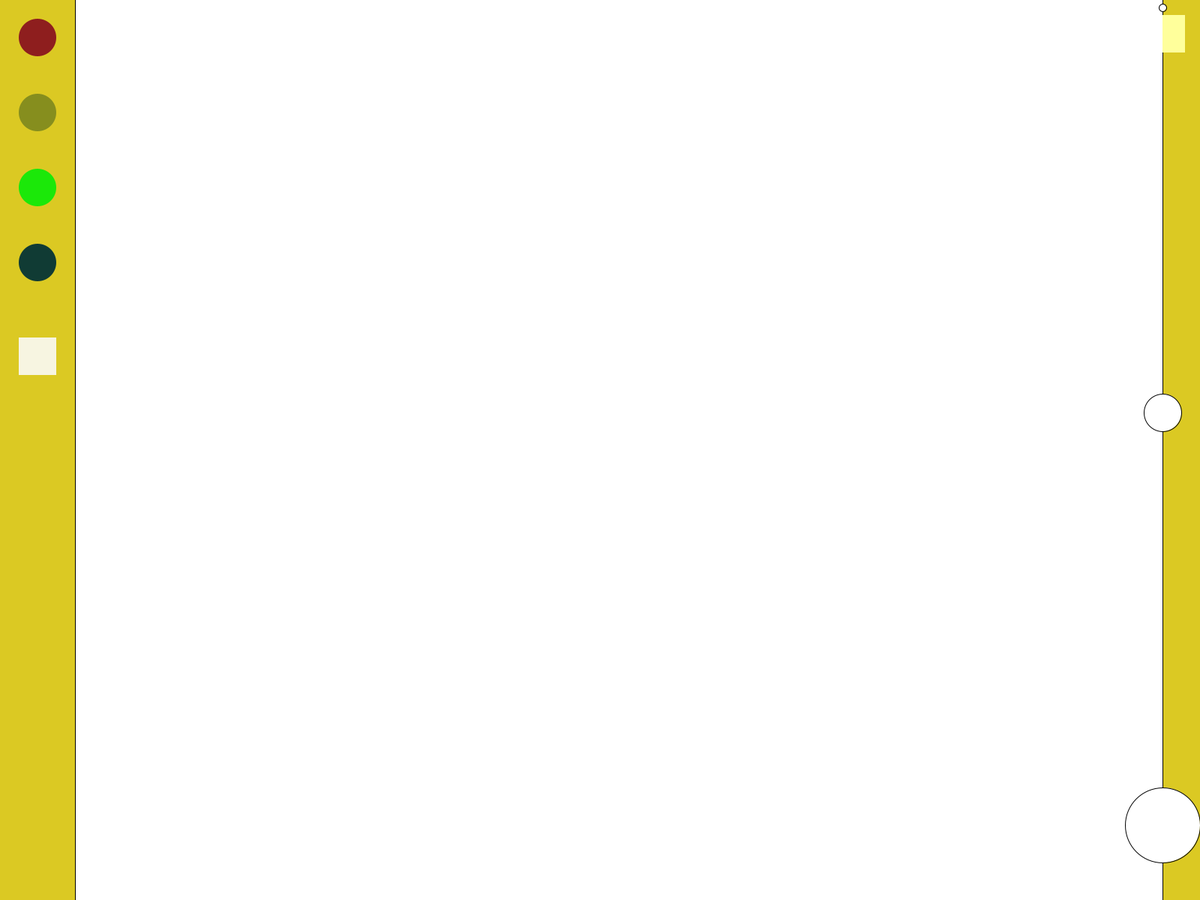
Frame 1 (no input)
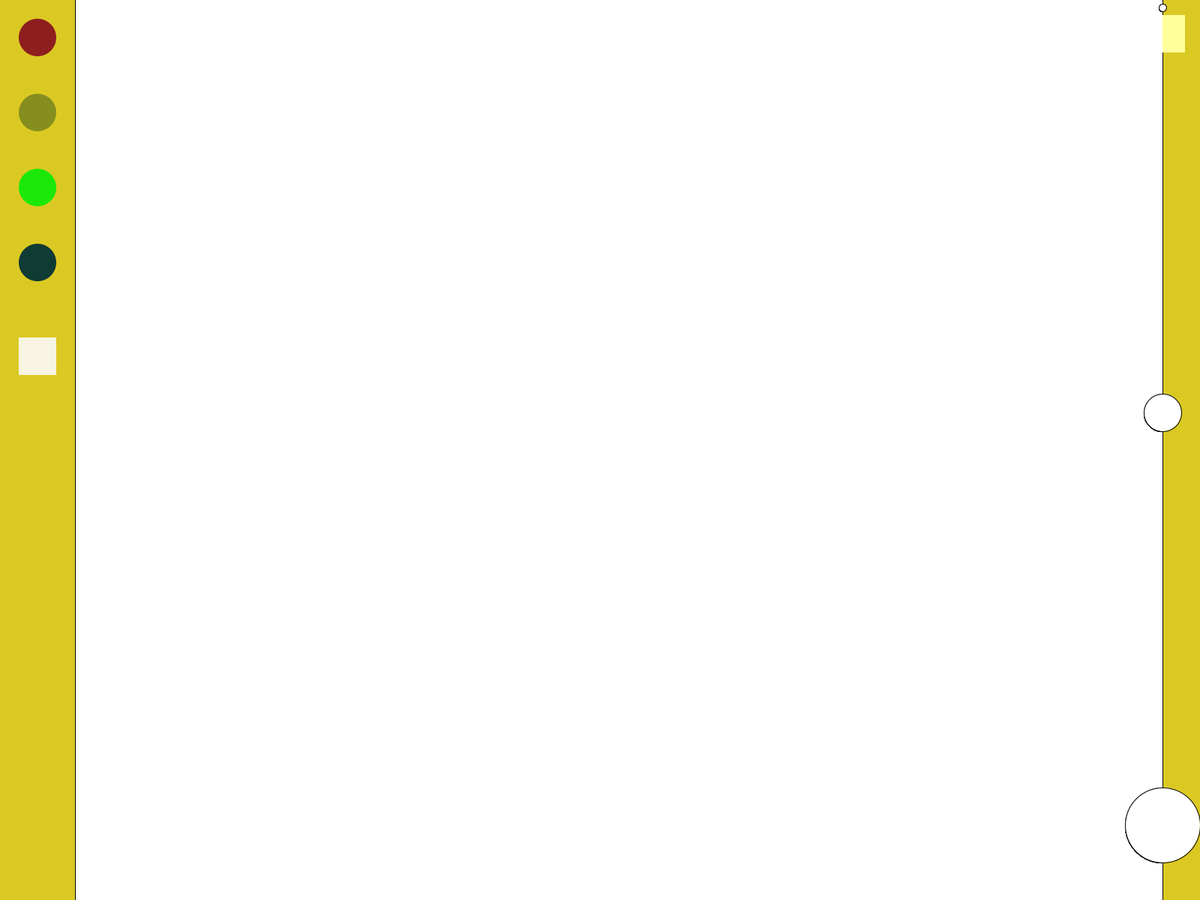
Frame 60 (the mouse pressed at the canvas centre just before this capture)
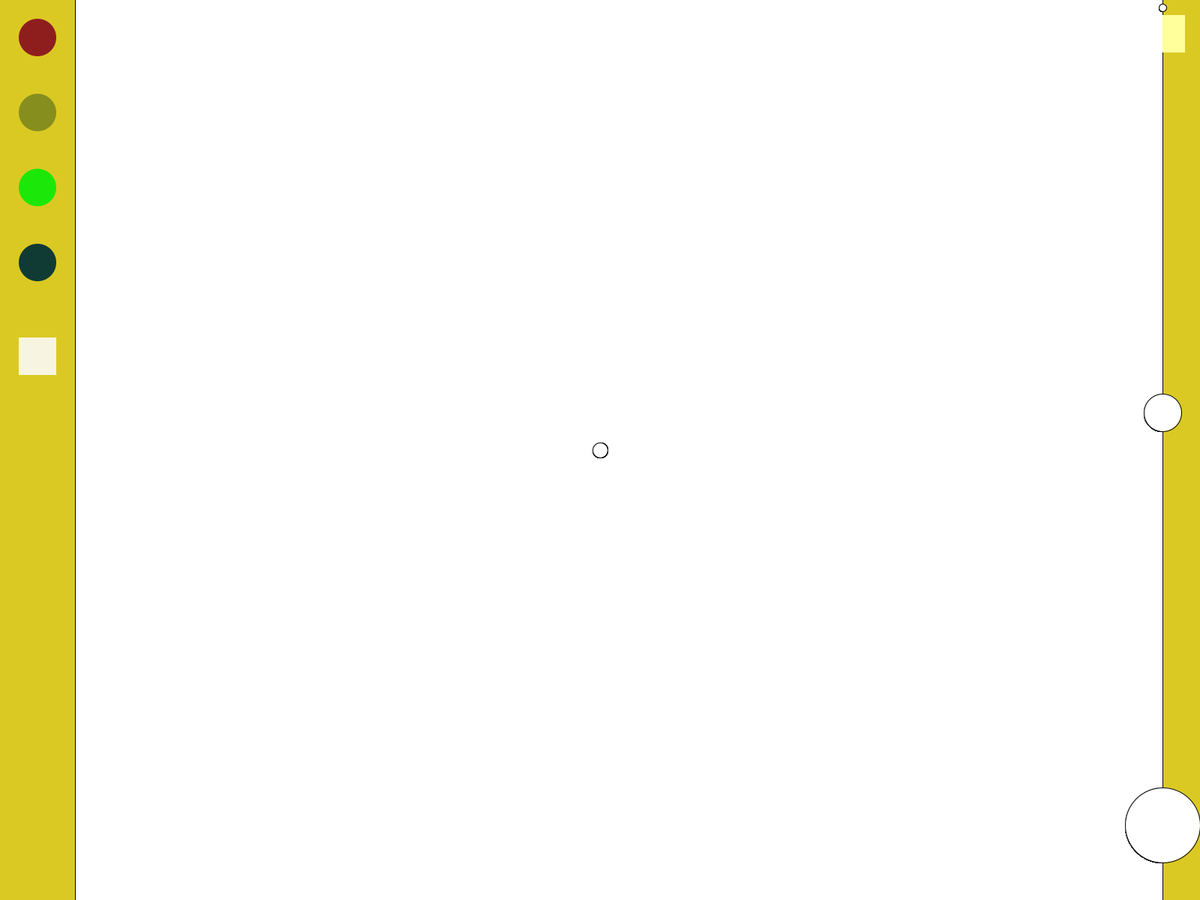
Frame 120 (the mouse held since frame 60 and released just before this capture)

The Processing sketch that drew these frames (run headless with seeded random() and noise(); from frame 60 on, the mouse is pressed at the canvas centre):

// Processing sketch: hamza_paint
// ── hamza_paint.pde
int couleur=#ffffff;
int pos=20;
void setup()
{
  fullScreen();
  background(#ffffff);
  orientation(LANDSCAPE);
  
}
void draw()

{    fill(#DBC923);
stroke(#000000);
   
  rect(width-50,-10,100,height+200);
  
  rect(-50,-10,150,height+100);
   fill(couleur);
  ellipse(width-50,10,10,10);
  ellipse(width-50,height/2-50,50,50);
  ellipse(width-50,height-100,100,100);
  noStroke();
  if(mousePressed){
  if(mouseX>width-90&&mouseX<width&&mouseY>pos-50&&mouseY<pos+50)
  {pos=mouseY;}
  else if(mouseX>100){
    stroke(#000000);
  fill(couleur);
  ellipse(mouseX,mouseY,pos,pos);};}
;
  if (mouseX>50&&mouseX<100&&mouseY>20&&mouseY<100)
  {stroke(#000000);}
  else if(mouseX>25&&mouseX<75&&mouseY>120&&mouseY<200)
  {stroke(#000000);}
  else if(mouseX>25&&mouseX<75&&mouseY>220&&mouseY<300)
  {stroke(#000000);}
  else if(mouseX>25&&mouseX<75&&mouseY>320&&mouseY<400)
  {stroke(#000000);}
  else if(mouseX>25&&mouseX<75&&mouseY>420&&mouseY<500)
  {stroke(#000000);}
   else if(mouseX>25&&mouseX<75&&mouseY>420&&mouseY<500)
  {stroke(#000000);}else{noStroke();};
  
  fill(#8E1E1E);
  ellipse(50,50,50,50);
  fill(#868E1E);
  ellipse(50,150,50,50);
  fill(#1BE809);
  ellipse(50,250,50,50);
  fill(#103B34);
  ellipse(50,350,50,50);

  fill(couleur-100);
  rect(width-50,pos,30,50);
   fill(#F7F5E1);
  rect(25,450,50,50);

 
}
void mousePressed()
{
  if (mouseX>50&&mouseX<100&&mouseY>20&&mouseY<100)
  {couleur=#8E1E1E;stroke(#000000);}
  else if(mouseX>25&&mouseX<75&&mouseY>120&&mouseY<200)
  {couleur=#868E1E;stroke(#000000);}
  else if(mouseX>25&&mouseX<75&&mouseY>220&&mouseY<300)
  {couleur=#1BE809;stroke(#000000);}
  else if(mouseX>25&&mouseX<75&&mouseY>320&&mouseY<400)
  {couleur=#103B34;stroke(#000000);}
  else if(mouseX>25&&mouseX<75&&mouseY>420&&mouseY<500)
  {background(#ffffff);noStroke();}
  
   
  
  
}
